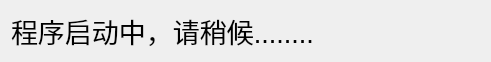
<?xml version="1.0" encoding="UTF-8"?>
<ui version="4.0">
 <class>QSttStartInfoWidget</class>
 <widget class="QWidget" name="QSttStartInfoWidget">
  <property name="geometry">
   <rect>
    <x>0</x>
    <y>0</y>
    <width>491</width>
    <height>60</height>
   </rect>
  </property>
  <property name="font">
   <font>
    <pointsize>20</pointsize>
   </font>
  </property>
  <property name="windowTitle">
   <string>Form</string>
  </property>
  <layout class="QHBoxLayout" name="horizontalLayout">
   <item>
    <widget class="QLabel" name="m_lblInfo">
     <property name="text">
      <string>程序启动中，请稍候........</string>
     </property>
    </widget>
   </item>
  </layout>
 </widget>
 <resources/>
 <connections/>
</ui>
